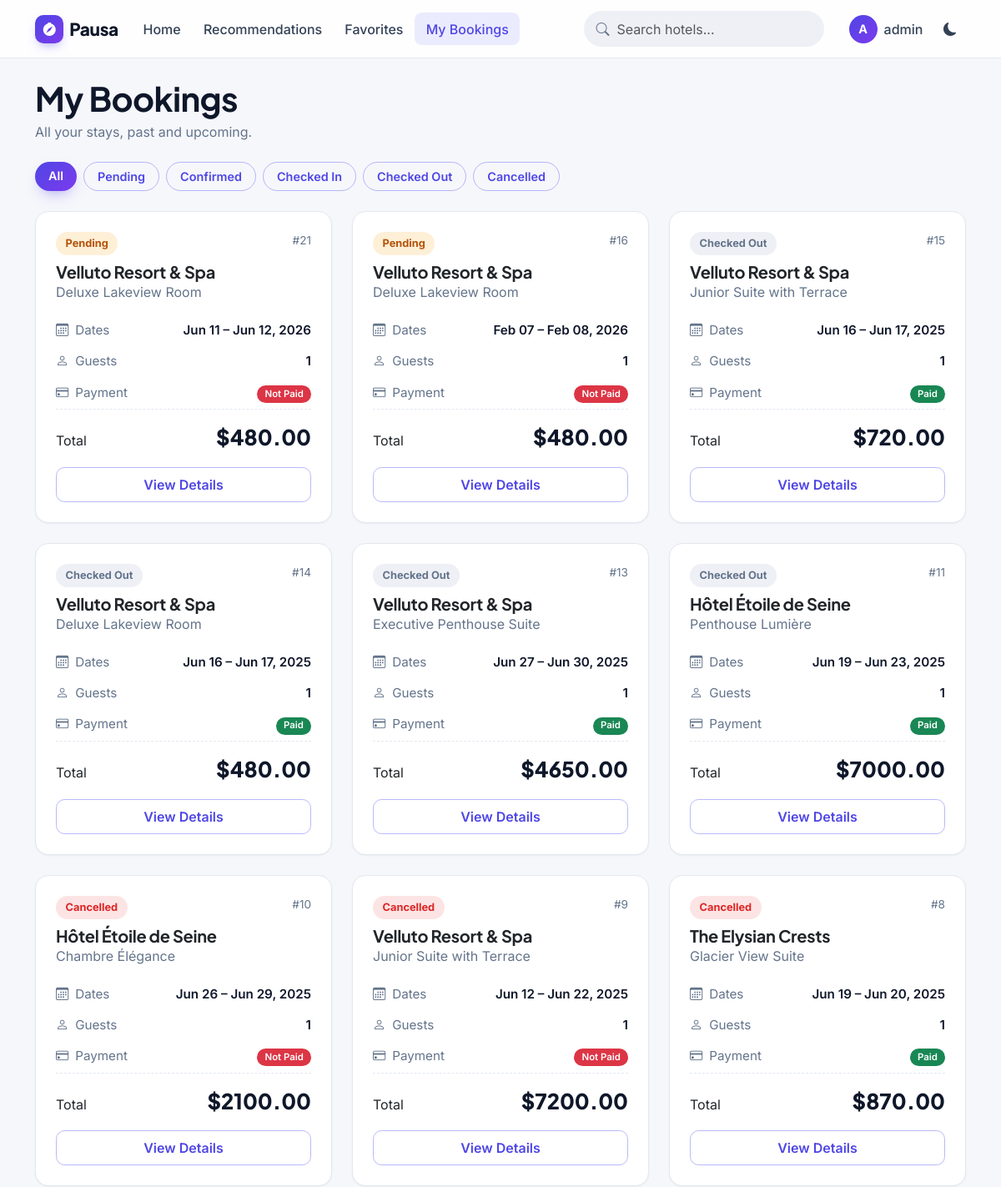
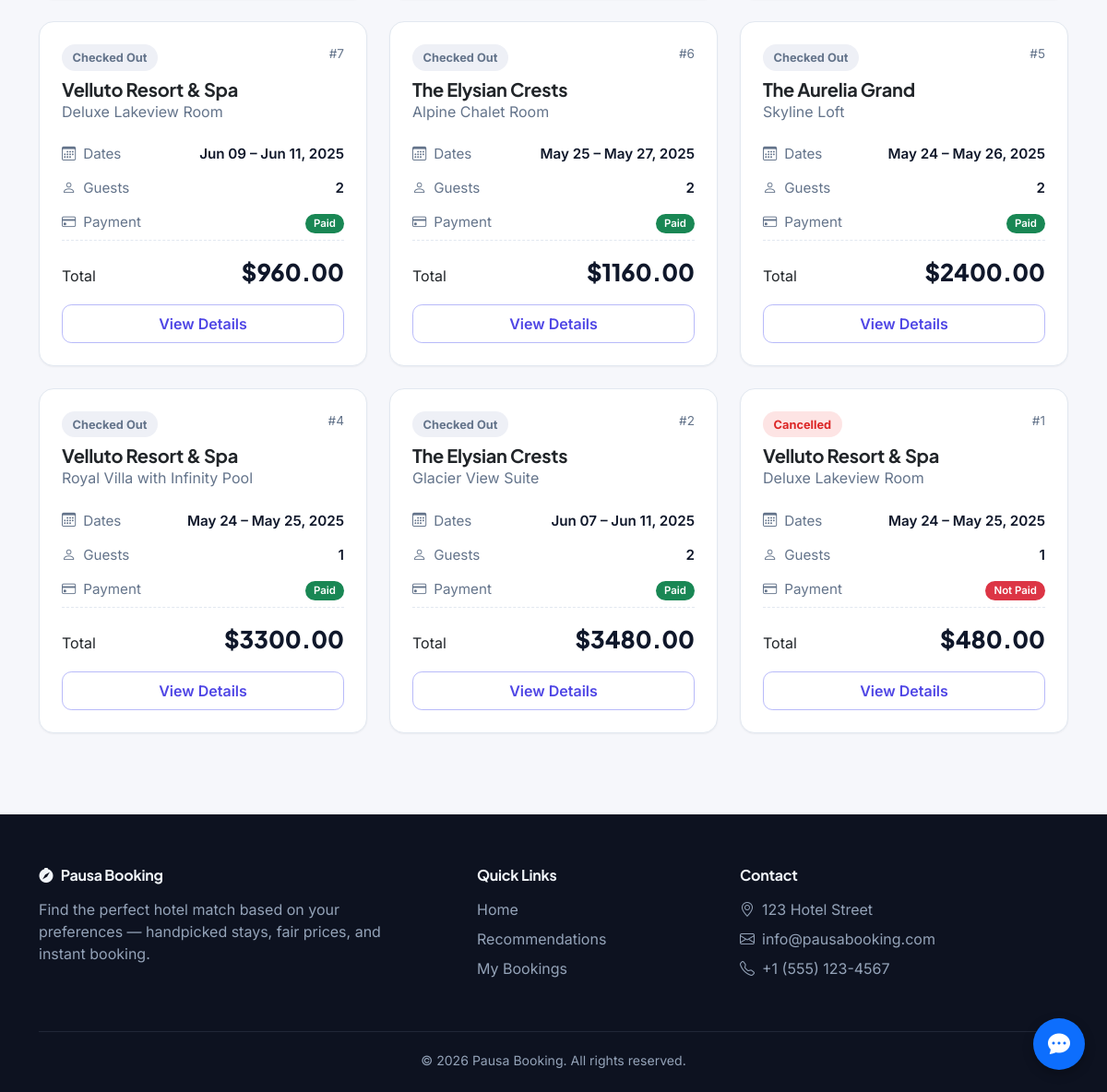
The app's page /bookings/bookings/ (signed in) with its own data (2 pictures, top to bottom).
### accounts/models.py (models this page shows, shortened)
class User(AbstractUser):
    phone_number = models.CharField(max_length=15, blank=True)
    profile_picture = models.ImageField(upload_to='profile_pics/', blank=True, null=True)

### bookings/models.py (models this page shows, shortened)
class Booking(models.Model):
    user = models.ForeignKey(settings.AUTH_USER_MODEL, on_delete=models.CASCADE, related_name='bookings')
    room = models.ForeignKey(Room, on_delete=models.CASCADE, related_name='bookings')
    check_in_date = models.DateField()
    check_out_date = models.DateField()
    guests = models.PositiveSmallIntegerField(default=1)
    total_price = models.DecimalField(max_digits=10, decimal_places=2)
    special_requests = models.TextField(blank=True)
    status = models.CharField(
        max_length=20,
        choices=BookingStatus.choices,
        default=BookingStatus.PENDING
    )
    payment_status = models.CharField(
        max_length=20,
        choices=PaymentStatus.choices,
        default=PaymentStatus.NOT_PAID
    )
    created_at = models.DateTimeField(auto_now_add=True)
    updated_at = models.DateTimeField(auto_now=True)
    class Meta:
        ordering = ['-created_at']
    def update_status_based_on_dates(self):
        today = timezone.now().date()
        if self.status == BookingStatus.CANCELLED:
            return False
        if self.status == BookingStatus.CONFIRMED and self.check_in_date <= today < self.check_out_date:
            self.status = BookingStatus.CHECKED_IN
            Booking.objects.filter(pk=self.pk).update(status=BookingStatus.CHECKED_IN)
            return True
        if (self.status == BookingStatus.CONFIRMED or self.status == BookingStatus.CHECKED_IN) and today >= self.check_out_date:
            self.status = BookingStatus.CHECKED_OUT
            Booking.objects.filter(pk=self.pk).update(status=BookingStatus.CHECKED_OUT)
            return True
        return False

### hotels/models.py (models this page shows, shortened)
class Room(models.Model):
    hotel = models.ForeignKey(Hotel, on_delete=models.CASCADE, related_name='rooms')
    name = models.CharField(max_length=100)
    description = models.TextField()
    price = models.DecimalField(max_digits=10, decimal_places=2)
    capacity = models.PositiveSmallIntegerField(default=2)
    is_available = models.BooleanField(default=True)

class Hotel(models.Model):
    name = models.CharField(max_length=200)
    description = models.TextField()
    address = models.CharField(max_length=255)
    city = models.CharField(max_length=100)
    district = models.CharField(max_length=100, blank=True)
    star_rating = models.PositiveSmallIntegerField(default=3)
    image = models.ImageField(upload_to='hotel_images/', blank=True, null=True)
    is_pet_friendly = models.BooleanField(default=False)
    is_family_friendly = models.BooleanField(default=False)
    latitude = models.FloatField(null=True, blank=True)
    longitude = models.FloatField(null=True, blank=True)
    created_at = models.DateTimeField(auto_now_add=True)
    updated_at = models.DateTimeField(auto_now=True)

### bookings/views.py (the view)
# urls.py: path('bookings/', views.booking_list, name='booking_list'),
@login_required
def booking_list(request):
    bookings = Booking.objects.filter(user=request.user).order_by('-created_at')
    for booking in bookings:
        booking.update_status_based_on_dates()
    status = request.GET.get('status')
    if status:
        bookings = bookings.filter(status=status)
    context = {
        'bookings': bookings,
        'statuses': BookingStatus.choices,
        'current_status': status,
    }
    return render(request, 'booking/booking_list.html', context)

### templates/booking/booking_list.html (shortened to what this page needs)
{% extends 'base.html' %}
{% block content %}
<div class="d-flex flex-wrap justify-content-between align-items-center mb-4 gap-3">
    <div>
        <h1 class="mb-1">My Bookings</h1>
        <p class="text-muted mb-0">All your stays, past and upcoming.</p>
    </div>
</div>
<div class="filter-pills d-flex flex-wrap gap-2 mb-4">
    <a href="{% url 'booking_list' %}" class="btn {% if not current_status %}btn-primary{% else %}btn-outline-primary{% endif %}">All</a>
    {% for status_code, status_name in statuses %}
        <a href="{% url 'booking_list' %}?status={{ status_code }}" class="btn {% if current_status == status_code %}btn-primary{% else %}btn-outline-primary{% endif %}">{{ status_name }}</a>
    {% endfor %}
</div>
{% if bookings %}
    <div class="row">
        {% for booking in bookings %}
            <div class="col-md-6 col-lg-4 mb-4">
                <div class="card hover-lift h-100">
                    <div class="card-body p-4 d-flex flex-column">
                        <div class="d-flex justify-content-between align-items-start mb-2">
                            <span class="status-pill {{ booking.status }}">{{ booking.get_status_display }}</span>
                            <span class="text-muted" style="font-size: .85rem;">#{{ booking.id }}</span>
                        </div>
                        <h5 class="card-title mb-0">{{ booking.room.hotel.name }}</h5>
                        <p class="text-muted mb-3">{{ booking.room.name }}</p>
                        <div class="summary-row">
                            <span class="label"><i class="bi bi-calendar3 me-2"></i>Dates</span>
                            <span class="value">{{ booking.check_in_date|date:"M d" }} &ndash; {{ booking.check_out_date|date:"M d, Y" }}</span>
                        </div>
                        <div class="summary-row">
                            <span class="label"><i class="bi bi-person me-2"></i>Guests</span>
                            <span class="value">{{ booking.guests }}</span>
                        </div>
                        <div class="summary-row">
                            <span class="label"><i class="bi bi-credit-card me-2"></i>Payment</span>
                            <span class="value">
                                <span class="badge bg-{% if booking.payment_status == 'paid' %}success{% elif booking.payment_status == 'partially_paid' %}warning{% elif booking.payment_status == 'not_paid' %}danger{% else %}info{% endif %}">
                                    {{ booking.get_payment_status_display }}
                                </span>
                            </span>
                        </div>
                        <div class="summary-total mt-auto">
                            <span class="label">Total</span>
                            <span class="total-amount">${{ booking.total_price|floatformat:2 }}</span>
                        </div>
                        <a href="{% url 'booking_detail' booking.id %}" class="btn btn-outline-primary w-100 mt-3">View Details</a>
                    </div>
                </div>
            </div>
        {% endfor %}
    </div>
{% endif %}
{% endblock %}

### templates/base.html (shortened to what this page needs)
<!DOCTYPE html>
<html lang="en" data-theme="light" data-bs-theme="light">
<head>
    <link href="https://cdn.jsdelivr.net/npm/bootstrap@5.3.3/dist/css/bootstrap.min.css" rel="stylesheet">
    <link rel="stylesheet" href="https://cdn.jsdelivr.net/npm/bootstrap-icons@1.11.3/font/bootstrap-icons.css">
    <link rel="stylesheet" href="https://cdnjs.cloudflare.com/ajax/libs/font-awesome/6.5.1/css/all.min.css">
    <link rel="stylesheet" href="https://unpkg.com/leaflet@1.9.4/dist/leaflet.css"
/>
    <link rel="stylesheet" href="/static/css/app.css">
</head>
<body class="{% if user.is_authenticated %}user-logged-in{% endif %}">
    <nav class="navbar navbar-expand-lg app-navbar sticky-top">
        <div class="container">
            <a class="navbar-brand" href="{% url 'home' %}">
                <span class="brand-mark"><i class="bi bi-compass-fill"></i></span>
                Pausa
            </a>
            <div class="d-flex align-items-center order-lg-3 gap-2">
                <div class="theme-toggle-btn" title="Toggle dark/light mode">
                    <i class="bi bi-moon-fill theme-dark-icon"></i>
                </div>
            </div>
            <div class="collapse navbar-collapse order-lg-2" id="navbarNav">
                <ul class="navbar-nav me-auto mt-2 mt-lg-0">
                    <li class="nav-item">
                        <a class="nav-link {% if request.resolver_match.url_name == 'home' or request.resolver_match.url_name == 'hotel_list' %}active{% endif %}" href="{% url 'home' %}">Home</a>
                    </li>
                    {% if user.is_authenticated %}
                    <li class="nav-item">
                        <a class="nav-link {% if request.resolver_match.url_name == 'hotel_recommendations' %}active{% endif %}" href="{% url 'hotel_recommendations' %}">Recommendations</a>
                    </li>
                    <li class="nav-item">
                        <a class="nav-link {% if request.resolver_match.url_name == 'favorites' %}active{% endif %}" href="{% url 'favorites' %}">Favorites</a>
                    </li>
                    <li class="nav-item">
                        <a class="nav-link {% if request.resolver_match.url_name == 'booking_list' %}active{% endif %}" href="{% url 'booking_list' %}">My Bookings</a>
                    </li>
                    {% endif %}
                </ul>
                <form class="nav-search d-flex me-lg-3 my-2 my-lg-0" action="{% url 'search_hotels' %}" method="get">
                    <input class="form-control" type="search" name="q" placeholder="Search hotels...">
                </form>
                <ul class="navbar-nav">
                    {% if user.is_authenticated %}
                    <li class="nav-item dropdown">
                        <a class="nav-link d-flex align-items-center gap-2" href="#" id="navbarDropdown" role="button" data-bs-toggle="dropdown">
                            <span class="avatar-chip">{{ user.username|slice:":1" }}</span>
                            <span class="d-lg-none d-xl-inline">{{ user.username }}</span>
                        </a>
                    </li>
                    {% endif %}
                </ul>
            </div>
        </div>
    </nav>
    <div class="container mt-4 mb-5">
        {% block content %}{% endblock %}
    </div>
    <footer class="app-footer">
        <div class="container">
            <div class="row g-4">
                <div class="col-md-5">
                    <h5><i class="bi bi-compass-fill me-2"></i>Pausa Booking</h5>
                    <p class="mb-0 pe-md-5">Find the perfect hotel match based on your preferences — handpicked stays, fair prices, and instant booking.</p>
                </div>
                <div class="col-md-3 col-6">
                    <h6>Quick Links</h6>
                    <ul class="list-unstyled d-grid gap-2">
                        <li><a href="{% url 'home' %}">Home</a></li>
                        {% if user.is_authenticated %}
                        <li><a href="{% url 'hotel_recommendations' %}">Recommendations</a></li>
                        <li><a href="{% url 'booking_list' %}">My Bookings</a></li>
                        {% else %}
                        <li><a href="{% url 'login' %}">Login</a></li>
                        <li><a href="{% url 'signup' %}">Sign Up</a></li>
                        {% endif %}
                    </ul>
                </div>
                <div class="col-md-4 col-6">
                    <h6>Contact</h6>
                    <ul class="list-unstyled d-grid gap-2">
                        <li><i class="bi bi-geo-alt me-2"></i>123 Hotel Street</li>
                        <li><i class="bi bi-envelope me-2"></i><a href="mailto:info@pausabooking.com">info@pausabooking.com</a></li>
                        <li><i class="bi bi-telephone me-2"></i>+1 (555) 123-4567</li>
                    </ul>
                </div>
            </div>
            <div class="footer-bottom text-center">
                &copy; {% now "Y" %} Pausa Booking. All rights reserved.
            </div>
        </div>
    </footer>
    {% include 'chatbot/widget.html' %}
</body>
</html>

### records on screen
User: username "A", username "admin"
Booking: status "Pending", id "21", room.hotel.name "Velluto Resort & Spa", room.name "Deluxe Lakeview Room", check_in_date "Jun 11", check_out_date "Jun 12, 2026", guests "1", payment_status "Not Paid", total_price "480.00"
Booking: status "Pending", id "16", room.hotel.name "Velluto Resort & Spa", room.name "Deluxe Lakeview Room", check_in_date "Feb 07", check_out_date "Feb 08, 2026", guests "1", payment_status "Not Paid", total_price "480.00"
Booking: status "Checked Out", id "15", room.hotel.name "Velluto Resort & Spa", room.name "Junior Suite with Terrace", check_in_date "Jun 16", check_out_date "Jun 17, 2025", guests "1", payment_status "Paid", total_price "720.00"
Booking: status "Checked Out", id "14", room.hotel.name "Velluto Resort & Spa", room.name "Deluxe Lakeview Room", check_in_date "Jun 16", check_out_date "Jun 17, 2025", guests "1", payment_status "Paid", total_price "480.00"
Booking: status "Checked Out", id "13", room.hotel.name "Velluto Resort & Spa", room.name "Executive Penthouse Suite", check_in_date "Jun 27", check_out_date "Jun 30, 2025", guests "1", payment_status "Paid", total_price "4650.00"
Booking: status "Checked Out", id "11", room.hotel.name "Hôtel Étoile de Seine", room.name "Penthouse Lumière", check_in_date "Jun 19", check_out_date "Jun 23, 2025", guests "1", payment_status "Paid", total_price "7000.00"
Booking: status "Cancelled", id "10", room.hotel.name "Hôtel Étoile de Seine", room.name "Chambre Élégance", check_in_date "Jun 26", check_out_date "Jun 29, 2025", guests "1", payment_status "Not Paid", total_price "2100.00"
Booking: status "Cancelled", id "9", room.hotel.name "Velluto Resort & Spa", room.name "Junior Suite with Terrace", check_in_date "Jun 12", check_out_date "Jun 22, 2025", guests "1", payment_status "Not Paid", total_price "7200.00"
Booking: status "Cancelled", id "8", room.hotel.name "The Elysian Crests", room.name "Glacier View Suite", check_in_date "Jun 19", check_out_date "Jun 20, 2025", guests "1", payment_status "Paid", total_price "870.00"
Booking: status "Checked Out", id "7", room.hotel.name "Velluto Resort & Spa", room.name "Deluxe Lakeview Room", check_in_date "Jun 09", check_out_date "Jun 11, 2025", guests "2", payment_status "Paid", total_price "960.00"
Booking: status "Checked Out", id "6", room.hotel.name "The Elysian Crests", room.name "Alpine Chalet Room", check_in_date "May 25", check_out_date "May 27, 2025", guests "2", payment_status "Paid", total_price "1160.00"
Booking: status "Checked Out", id "5", room.hotel.name "The Aurelia Grand", room.name "Skyline Loft", check_in_date "May 24", check_out_date "May 26, 2025", guests "2", payment_status "Paid", total_price "2400.00"
Booking: status "Checked Out", id "4", room.hotel.name "Velluto Resort & Spa", room.name "Royal Villa with Infinity Pool", check_in_date "May 24", check_out_date "May 25, 2025", guests "1", payment_status "Paid", total_price "3300.00"
Booking: status "Checked Out", id "2", room.hotel.name "The Elysian Crests", room.name "Glacier View Suite", check_in_date "Jun 07", check_out_date "Jun 11, 2025", guests "2", payment_status "Paid", total_price "3480.00"
Booking: status "Cancelled", id "1", room.hotel.name "Velluto Resort & Spa", room.name "Deluxe Lakeview Room", check_in_date "May 24", check_out_date "May 25, 2025", guests "1", payment_status "Not Paid", total_price "480.00"

### other values on screen
{{ status_name }} "Pending" "Confirmed" "Checked In" "Checked Out" "Cancelled"
